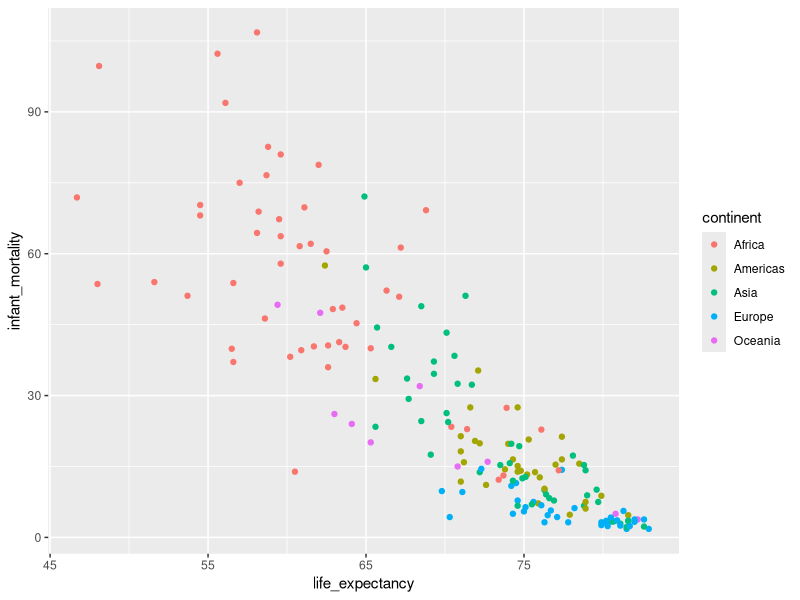
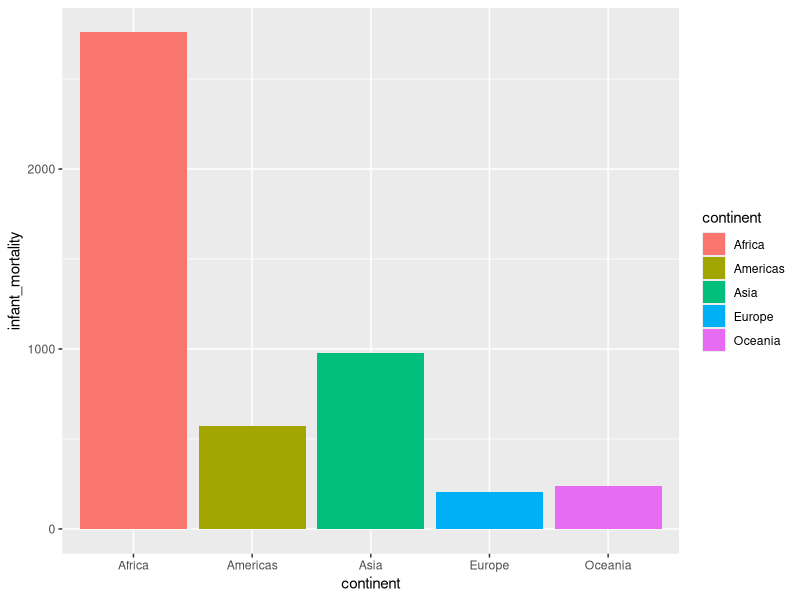

These charts were generated, in order, by the following R code:
## ---- chunk 1
knitr::opts_chunk$set(echo = TRUE)
## ---- chunk 2
library(dslabs)
library(tidyverse)
## ---- chunk 3
gap2011 <- gapminder %>% 
  as_tibble() %>% 
  filter(year == 2011)
## ---- chunk 4
ggplot(data = gap2011) +
  geom_point(mapping = aes(x = life_expectancy, y = infant_mortality, color = continent))
## ---- chunk 5
ggplot(data = gap2011) +
  geom_col(aes(x = continent, y = infant_mortality, fill = continent))
